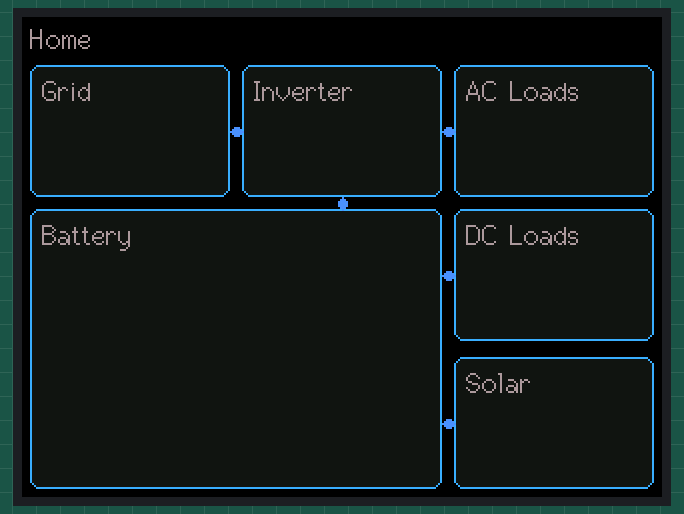
This sketch was run on a simulated ESP32. Shown: 320×240 colour display. WiFi joins after 1.5 s; servers stay silent unless stated; the local clock reads 2024-03-15 10:24:30 at power-on unless the sketch sets it; what the sketch prints to the serial monitor is not drawn.

Above: at 2.0 s.
At 8.1 s:
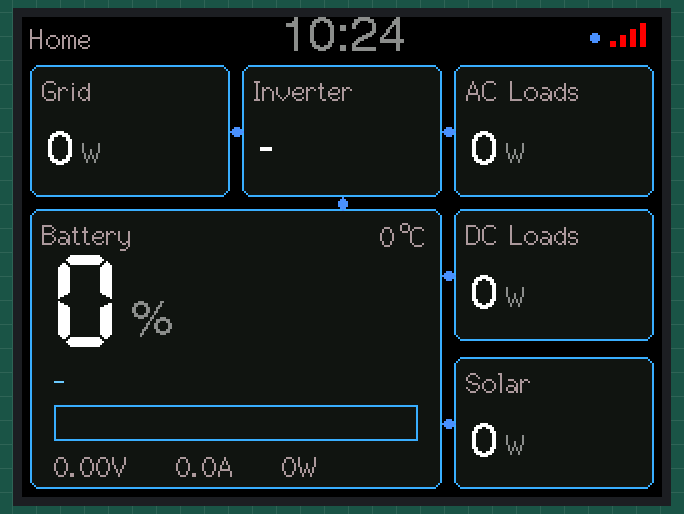
At 124.8 s:
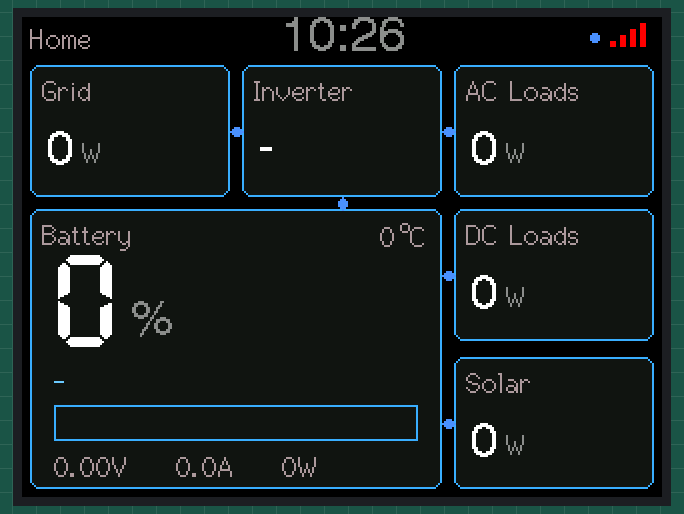

Measured:
- what the display in image 0 shows lasts 6.0 s, from 2.0 s to 8.0 s

The sketch:

VictronCYD_Modbus.ino
```cpp
// (licence header left out)
#include <WiFi.h>
#include <TFT_eSPI.h>
#include <time.h>
#include "esp_task_wdt.h"
#include "secrets.h"

#define WDT_TIMEOUT_S 30        // reboot if the loop hangs for >30s
#define NODATA_REBOOT_MS 120000 // reboot if no valid data for 2 min

// ---------------- CONFIG ----------------
const char* WIFI_SSID = SECRET_WIFI_SSID;
const char* WIFI_PASS = SECRET_WIFI_PASS;
const char* GX_IP     = SECRET_GX_IP;       // GX (Cerbo/Venus) IP address
const char* SITE_NAME = SECRET_SITE_NAME;   // label shown top-left
const long  TZOFF     = 7200;               // UTC offset in seconds
const uint32_t POLL_MS = 2000;              // realtime refresh
// ----------------------------------------

TFT_eSPI tft;
WiFiClient mb;
uint16_t mbTid = 0;

#define SCR_W 320
#define SCR_H 240
#define BG      0x0000
#define BOX     0x10A2
#define BORDER  0x3D7F
#define TITLE   0xACD3
#define VAL     0xFFFF
#define UNIT    0x8C71
#define BLUE    0x2D9F
#define LINEC   0x4C9F
#define GREEN   0x2FE6
#define REDC    0xF800

double gridW=0, acW=0, dcW=0, battV=0, battA=0, battW=0, soc=0, battT=0, pvW=0;
String battState="-", sysState="-";
bool online=false;
uint32_t lastPoll=0, lastClock=0, lastGood=0;
bool blink=false;

struct Box { int x,y,w,h; };
Box bGrid={4,24,100,66}, bInv={110,24,100,66}, bAC={216,24,100,66};
Box bBatt={4,96,206,140}, bDC={216,96,100,66}, bPV={216,170,100,66};

int s16(uint16_t v){ return v>32767 ? (int)v-65536 : (int)v; }

// ---- Modbus TCP read holding registers (synchronous, robust) ----
// On any anomaly it closes the socket so the next read reconnects and
// re-syncs by itself (avoids TCP buffer desync that can freeze the display).
bool mbRead(uint8_t unit, uint16_t addr, uint16_t cnt, uint16_t* out){
  if(!mb.connected()){ mb.stop(); if(!mb.connect(GX_IP,502,3000)) return false; }
  while(mb.available()) mb.read();          // drain stale bytes (anti-desync)
  mbTid++;
  uint8_t req[12] = { (uint8_t)(mbTid>>8),(uint8_t)mbTid, 0,0, 0,6, unit,
                      0x03,(uint8_t)(addr>>8),(uint8_t)addr,(uint8_t)(cnt>>8),(uint8_t)cnt };
  if(mb.write(req,12)!=12){ mb.stop(); return false; }
  uint32_t t0=millis();
  while(mb.available()<9){ if(!mb.connected()||millis()-t0>800){ mb.stop(); return false; } delay(1); }
  uint8_t h[9];
  if(mb.readBytes(h,9)!=9){ mb.stop(); return false; }
  uint16_t rtid=(h[0]<<8)|h[1];
  if(rtid!=mbTid || h[7]!=0x03 || h[8]!=cnt*2 || h[8]>64){ mb.stop(); return false; }  // desync/exception
  uint8_t bc=h[8], d[64];
  t0=millis();
  while((int)mb.available()<bc){ if(!mb.connected()||millis()-t0>800){ mb.stop(); return false; } delay(1); }
  if(mb.readBytes(d,bc)!=bc){ mb.stop(); return false; }
  for(int i=0;i<cnt;i++) out[i]=(d[i*2]<<8)|d[i*2+1];
  return true;
}

String battStateStr(int c){ return c==0?"idle":c==1?"charging":c==2?"discharging":"-"; }
String vebusStr(int s){
  switch(s){
    case 0:return "Off"; case 1:return "Low power"; case 2:return "Fault";
    case 3:return "Bulk"; case 4:return "Absorption"; case 5:return "Float";
    case 6:return "Storage"; case 7:return "Equalize"; case 8:return "Passthru";
    case 9:return "Inverting"; case 10:return "Power assist"; case 11:return "Power supply";
    case 244:return "Sustain"; case 252:return "Ext. control";
    default:return String(s);
  }
}

String clockStr(){
  struct tm t; if(!getLocalTime(&t,30)) return "--:--";
  char b[6]; sprintf(b,"%02d:%02d",t.tm_hour,t.tm_min); return String(b);
}

void connectWiFi(){
  WiFi.mode(WIFI_STA); WiFi.begin(WIFI_SSID,WIFI_PASS);
  tft.fillScreen(BG); tft.setTextColor(VAL,BG); tft.setTextDatum(MC_DATUM);
  tft.drawString("Connecting WiFi...",SCR_W/2,SCR_H/2,4);
  uint32_t t0=millis();
  while(WiFi.status()!=WL_CONNECTED && millis()-t0<20000) delay(250);
  Serial.println(WiFi.status()==WL_CONNECTED?"[WiFi] OK":"[WiFi] FAILED");
}

void drawBoxFrame(const Box&b,const char* title){
  tft.fillRoundRect(b.x,b.y,b.w,b.h,5,BOX);
  tft.drawRoundRect(b.x,b.y,b.w,b.h,5,BORDER);
  tft.setTextColor(TITLE,BOX); tft.setTextDatum(TL_DATUM);
  tft.drawString(title,b.x+6,b.y+5,2);
}
void drawConnector(int x1,int y1,int x2,int y2){
  tft.drawLine(x1,y1,x2,y2,LINEC);
  tft.fillCircle((x1+x2)/2,(y1+y2)/2,2,LINEC);
}
void drawFrame(){
  tft.fillScreen(BG);
  tft.setTextColor(TITLE,BG); tft.setTextDatum(ML_DATUM);
  tft.drawString(SITE_NAME,4,11,2);
  drawBoxFrame(bGrid,"Grid"); drawBoxFrame(bInv,"Inverter"); drawBoxFrame(bAC,"AC Loads");
  drawBoxFrame(bBatt,"Battery"); drawBoxFrame(bDC,"DC Loads"); drawBoxFrame(bPV,"Solar");
  drawConnector(bGrid.x+bGrid.w, bGrid.y+33, bInv.x, bGrid.y+33);
  drawConnector(bInv.x+bInv.w,   bInv.y+33, bAC.x,  bInv.y+33);
  drawConnector(bInv.x+bInv.w/2, bInv.y+bInv.h, bInv.x+bInv.w/2, bBatt.y);
  drawConnector(bBatt.x+bBatt.w, bDC.y+33, bDC.x,  bDC.y+33);
  drawConnector(bBatt.x+bBatt.w, bPV.y+33, bPV.x,  bPV.y+33);
}
void drawWatt(const Box&b,int cy,double w){
  tft.fillRect(b.x+3,cy-16,b.w-6,32,BOX);
  String n=String((long)round(w));
  tft.setTextColor(VAL,BOX); tft.setTextDatum(ML_DATUM);
  tft.drawString(n,b.x+8,cy,4);
  int wn=tft.textWidth(n,4);
  tft.setTextColor(UNIT,BOX); tft.drawString("W",b.x+8+wn+4,cy,2);
}
void drawBattery(){
  Box b=bBatt;
  int cx=b.x+b.w-8;
  tft.fillRect(b.x+b.w-60,b.y+5,56,16,BOX);
  tft.setTextColor(TITLE,BOX); tft.setTextDatum(TR_DATUM);
  tft.drawString("C",cx,b.y+6,2);
  int wc=tft.textWidth("C",2);
  tft.drawCircle(cx-wc-3,b.y+9,2,TITLE);
  tft.drawString(String((int)round(battT)),cx-wc-7,b.y+6,2);
  tft.fillRect(b.x+3,b.y+22,b.w-6,52,BOX);
  String s=String((int)round(soc));
  tft.setTextColor(VAL,BOX); tft.setTextDatum(TL_DATUM);
  tft.drawString(s,b.x+12,b.y+22,7);
  int ws=tft.textWidth(s,7);
  tft.setTextColor(UNIT,BOX); tft.drawString("%",b.x+18+ws,b.y+44,4);
  tft.fillRect(b.x+3,b.y+78,b.w-6,16,BOX);
  tft.setTextColor(0x6E5F,BOX); tft.setTextDatum(TL_DATUM);
  tft.drawString(battState,b.x+12,b.y+78,2);
  int bx=b.x+12, by=b.y+98, bw=b.w-24, bh=18;
  tft.drawRect(bx,by,bw,bh,BORDER);
  tft.fillRect(bx+1,by+1,bw-2,bh-2,BOX);
  int fw=(int)((bw-2)*constrain(soc,0,100)/100.0);
  tft.fillRect(bx+1,by+1,fw,bh-2,BLUE);
  tft.fillRect(b.x+3,b.y+120,b.w-6,18,BOX);
  tft.setTextColor(TITLE,BOX); tft.setTextDatum(TL_DATUM);
  char line[48];
  sprintf(line,"%.2fV    %.1fA    %dW",battV,battA,(int)round(battW));
  tft.drawString(line,b.x+12,b.y+121,2);
}
void drawInverterState(){
  Box b=bInv;
  tft.fillRect(b.x+3,b.y+24,b.w-6,38,BOX);
  tft.setTextColor(VAL,BOX); tft.setTextDatum(TL_DATUM);
  String s=sysState;
  if(tft.textWidth(s,4)<=b.w-12) tft.drawString(s,b.x+8,b.y+30,4);
  else tft.drawString(s,b.x+8,b.y+34,2);
}
void updateValues(){
  drawWatt(bGrid,bGrid.y+44,gridW);
  drawWatt(bAC,bAC.y+44,acW);
  drawWatt(bDC,bDC.y+44,dcW);
  drawWatt(bPV,bPV.y+44,pvW);
  drawInverterState();
  drawBattery();
}
void drawWifi(int x,int y,bool up,int rssi){
  int lvl=0; if(up){ if(rssi>-60)lvl=4; else if(rssi>-70)lvl=3; else if(rssi>-80)lvl=2; else lvl=1; }
  for(int i=0;i<4;i++){ int h=3+i*3; uint16_t c=up?(i<lvl?GREEN:0x4208):REDC; tft.fillRect(x+i*5,y+(12-h),3,h,c); }
}
void updateHeader(){
  tft.fillRect(SCR_W/2-30,0,60,20,BG);
  tft.setTextColor(online?VAL:UNIT,BG); tft.setTextDatum(MC_DATUM);
  tft.drawString(clockStr(),SCR_W/2,11,4);
  tft.fillRect(SCR_W-30,2,28,16,BG);
  drawWifi(SCR_W-26,3,online,WiFi.RSSI());
  tft.fillCircle(SCR_W-34,10,2,blink?LINEC:BG);
}

// GX Modbus register map — com.victronenergy.system is unit id 100.
bool fetchData(){
  uint16_t r[8]; bool ok=true;
  if(mbRead(100,817,4,r)){ acW=s16(r[0]); gridW=s16(r[3]); } else ok=false;   // 817 AC L1..L3, 820 Grid L1
  if(mbRead(100,840,5,r)){ battV=r[0]/10.0; battA=s16(r[1])/10.0; battW=s16(r[2]);
                           soc=(r[3]>100? r[3]/10.0 : r[3]); battState=battStateStr(r[4]); } else ok=false;
  uint16_t v[1];
  if(mbRead(100,850,1,v)) pvW=v[0];                       // PV DC-coupled power
  if(mbRead(100,860,1,v)) dcW=s16(v[0]);                  // DC system power
  if(mbRead(228,31,1,v))  sysState=vebusStr(v[0]);        // VE.Bus state (unit 228)
  if(mbRead(225,262,1,v)) battT=s16(v[0])/10.0;           // battery temperature (unit 225, /10)
  Serial.printf("[MB] grid=%.0f ac=%.0f dc=%.0f pv=%.0f soc=%.0f %s | %s\n",
                gridW,acW,dcW,pvW,soc,battState.c_str(),sysState.c_str());
  return ok;
}

void setup(){
  Serial.begin(115200);
  pinMode(TFT_BL,OUTPUT); digitalWrite(TFT_BL,HIGH);
  tft.init(); tft.setRotation(1); tft.invertDisplay(true); tft.fillScreen(BG);
  connectWiFi();
  configTime(TZOFF,0,"pool.ntp.org","time.google.com");
  drawFrame();
  online=fetchData();
  updateHeader(); updateValues();
  // hardware watchdog (set up after the initial connect, which can be slow)
  esp_task_wdt_config_t twdt = { .timeout_ms = (uint32_t)WDT_TIMEOUT_S*1000, .idle_core_mask = 0, .trigger_panic = true };
  if(esp_task_wdt_init(&twdt)==ESP_ERR_INVALID_STATE) esp_task_wdt_reconfigure(&twdt);
  esp_task_wdt_add(NULL);
  lastGood=millis();
  lastPoll=millis();
}

void loop(){
  esp_task_wdt_reset();                 // feed the hardware watchdog
  uint32_t now=millis();
  if(now-lastClock>1000){ lastClock=now; blink=!blink; updateHeader(); }
  if(now-lastPoll>POLL_MS){
    lastPoll=now;
    online=fetchData();
    if(online) lastGood=now;
    updateHeader();
    if(online) updateValues();
  }
  if(WiFi.status()!=WL_CONNECTED){ WiFi.begin(WIFI_SSID,WIFI_PASS); delay(300); }
  if(millis()-lastGood>NODATA_REBOOT_MS) ESP.restart();   // no fresh data for too long -> reboot
  delay(20);
}
```

secrets.example.h
```cpp
#pragma once
// -----------------------------------------------------------------------------
//  SECRETS TEMPLATE (Modbus / realtime variant)
//  1. Copy this file to "secrets.h" (same folder).
//  2. Fill in your values.
//  secrets.h is git-ignored.
// -----------------------------------------------------------------------------

// WiFi (2.4 GHz)
#define SECRET_WIFI_SSID "YOUR_WIFI_SSID"
#define SECRET_WIFI_PASS "YOUR_WIFI_PASSWORD"

// GX device (Cerbo GX / Venus OS) IP address on your LAN.
// Enable on the GX: Settings -> Services -> Modbus TCP = ON.
#define SECRET_GX_IP "192.168.1.50"

// Label shown at the top-left of the screen.
#define SECRET_SITE_NAME "Home"
```
